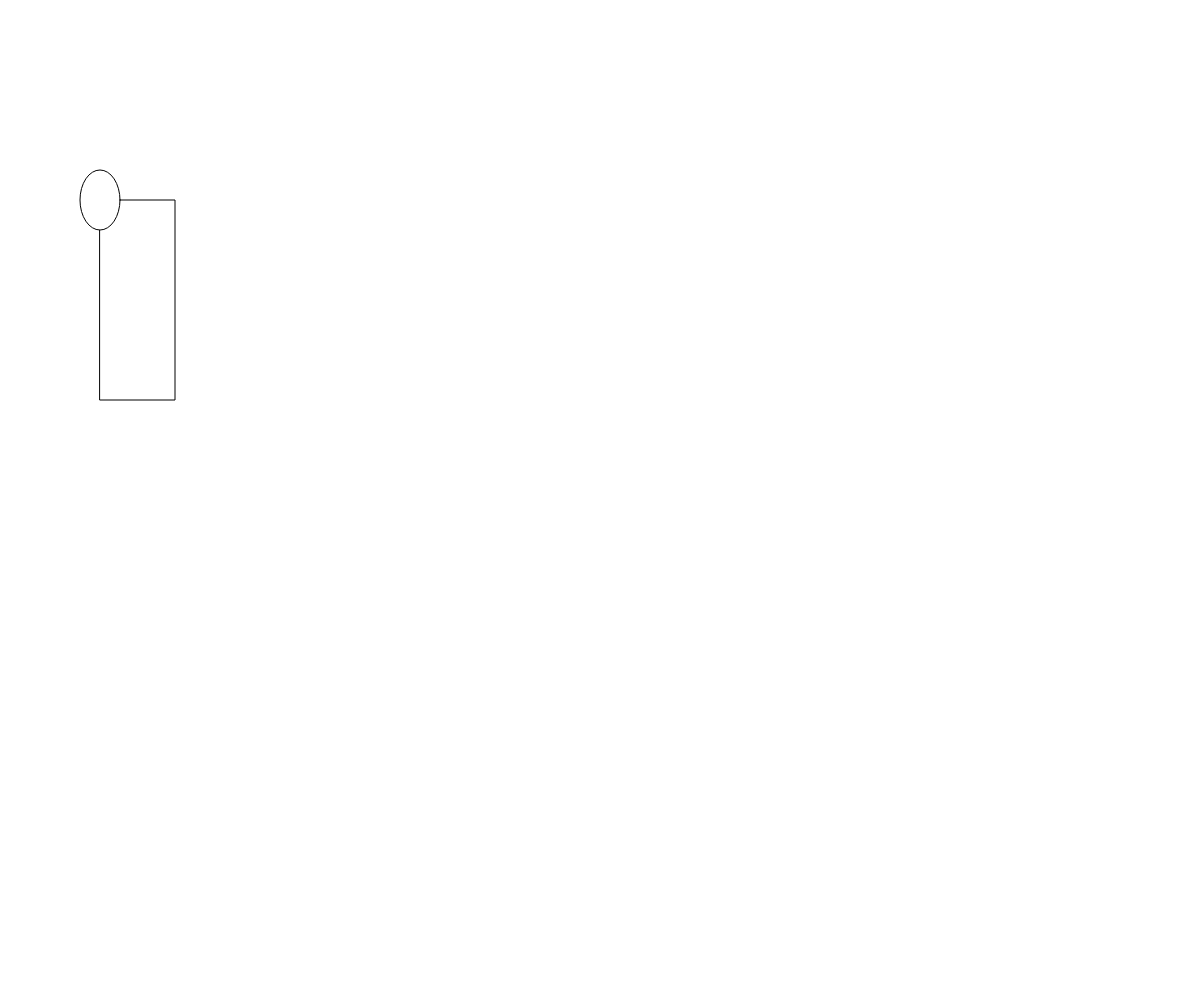
Frame 1 (no input)
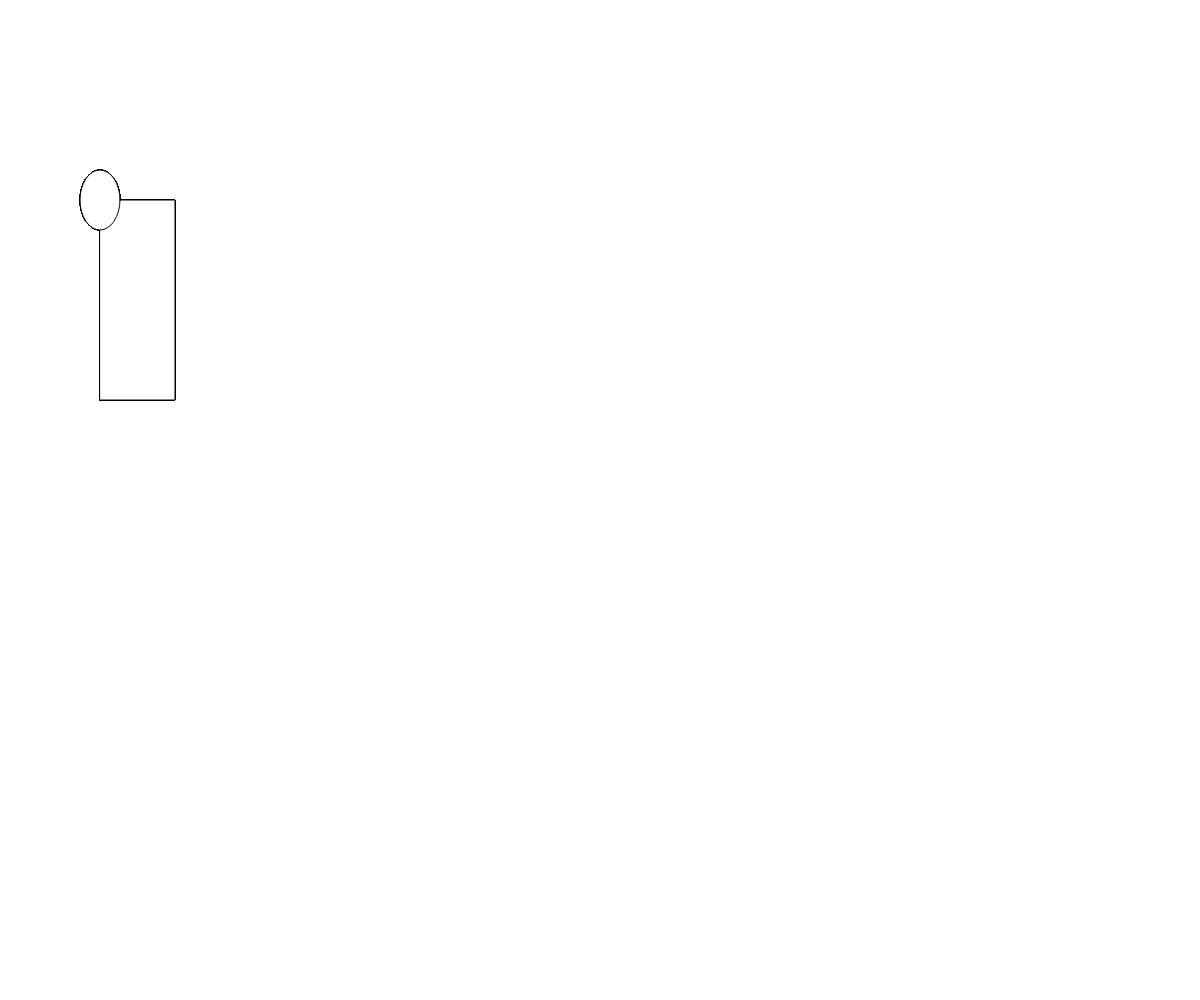
Frame 60 (no input)
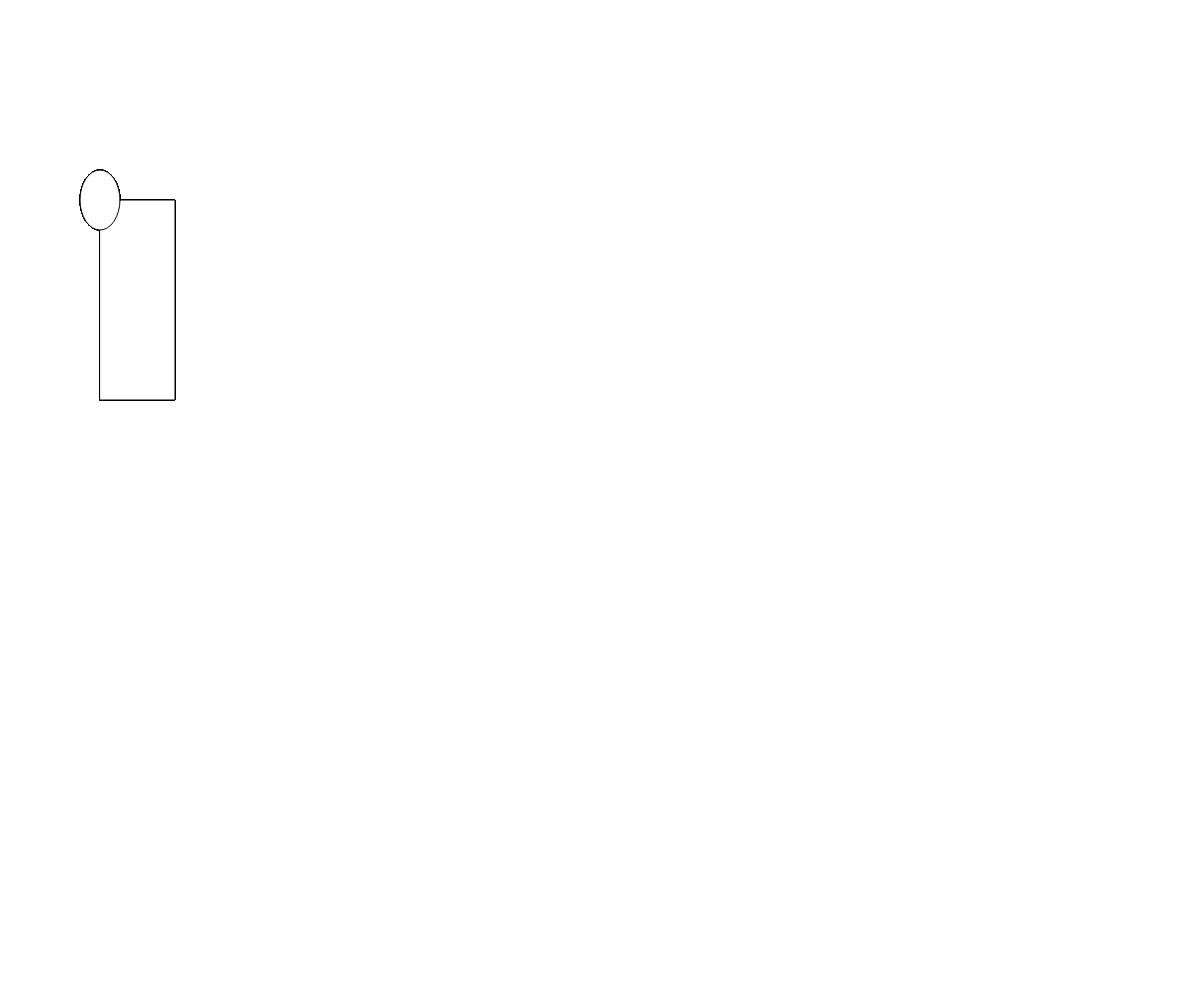
Frame 120 (the mouse pressed at the canvas centre since frame 60)

The p5.js sketch that drew these frames (run headless with seeded random() and noise() and a simulated clock; from frame 60 on, the mouse is pressed at the canvas centre):

// p5.js sketch
// ── sketch.js
function setup() {
	createCanvas(windowWidth, windowHeight);
}

function draw() {
	rect(100,200,75,200);
	ellipse(100,200,40,60);
}
